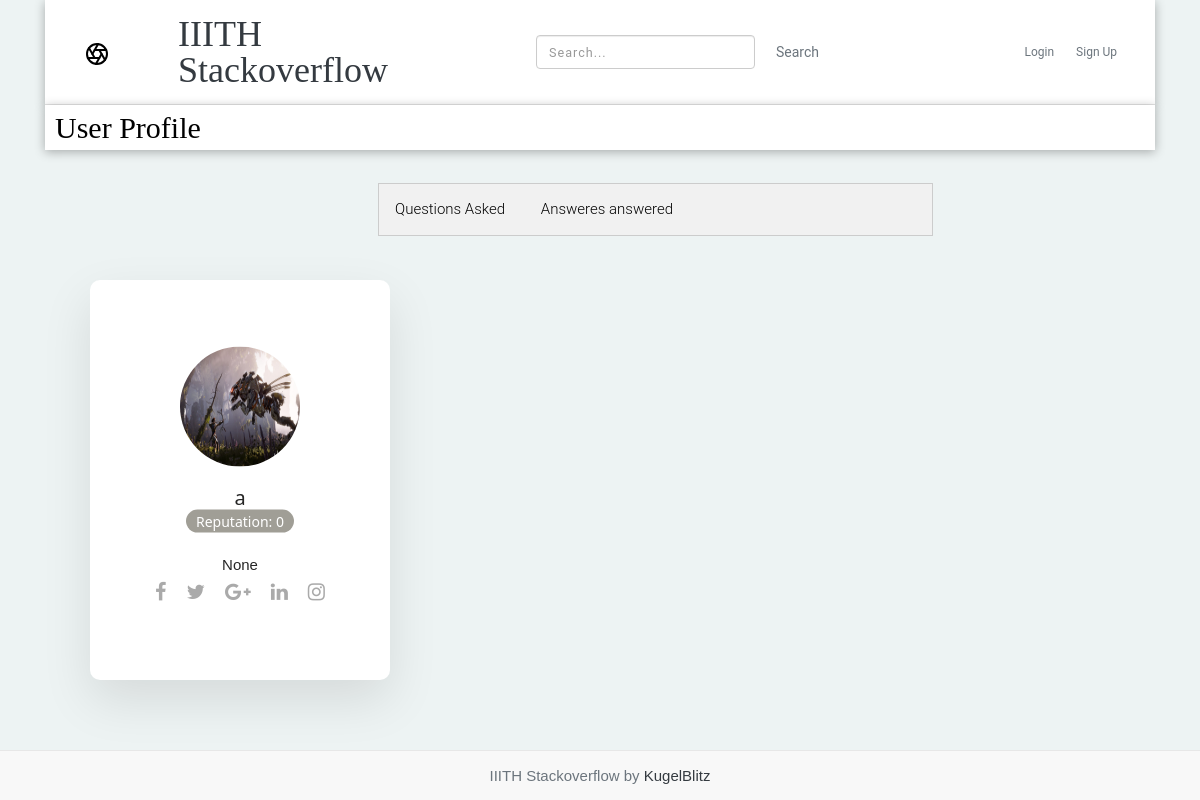
The app's page /auth/1/profile, older data.
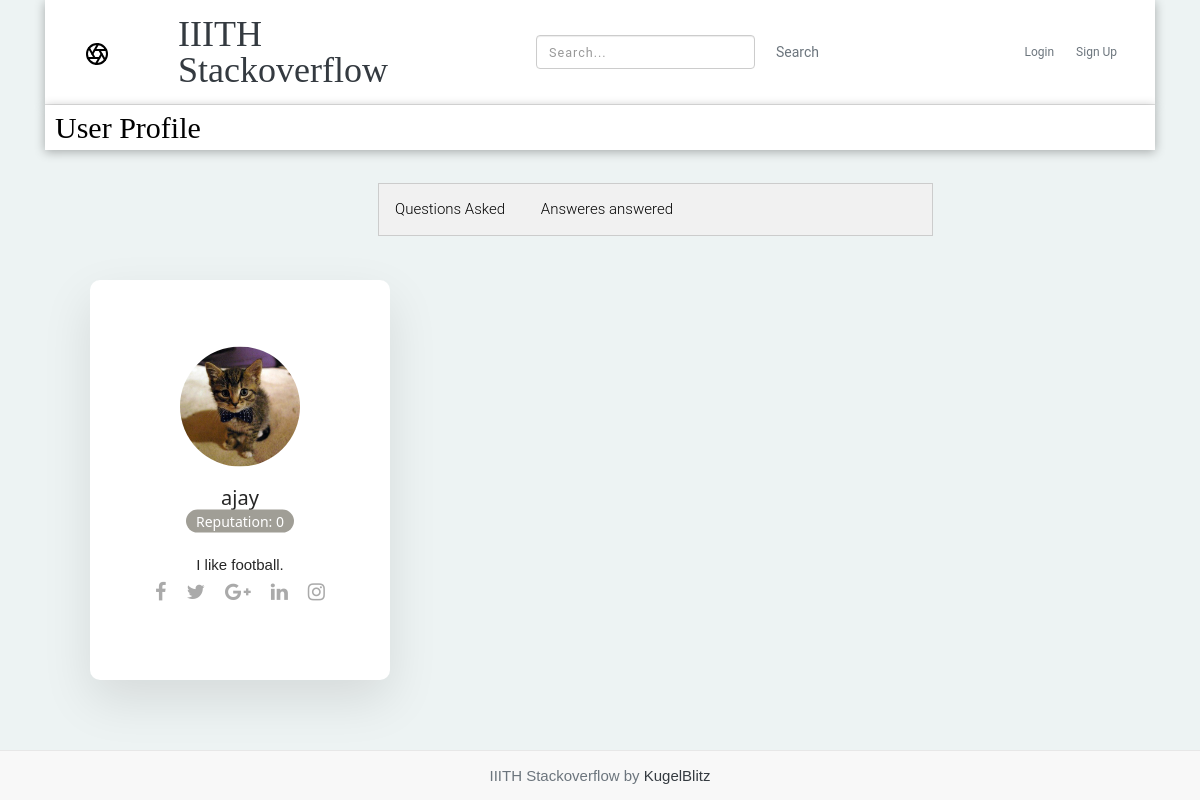
The same page, newer data.
### tables this page shows
CREATE TABLE user (
  id INTEGER PRIMARY KEY AUTOINCREMENT,
  username TEXT UNIQUE NOT NULL,
  email TEXT UNIQUE NOT NULL,
  password TEXT NOT NULL,
  description VARCHAR(100) NULL,
  reputation INTEGER DEFAULT 0,
  profile_picture VARCHAR(256) DEFAULT NULL
);

### flaskr/auth.py (the view)
@bp.route('/<int:id>/profile')
def profile(id):
    db = get_db()
    posts=db.execute('SELECT * FROM post WHERE author_id = ?', (id,)).fetchall()
    ans1=db.execute('SELECT * FROM answer WHERE author_id = ?', (id,)).fetchall()
    result=db.execute('SELECT * FROM user WHERE id = ?', (id,)).fetchone()
    ans=[]
    for i in ans1:
        ans.append(db.execute('SELECT * FROM post WHERE qid = ?', (i['qid'],)).fetchone())
    return render_template('auth/profile.html',result=result,posts=posts,ans=ans)

### flaskr/auth.py (called while the page is built)
@bp.before_app_request
def load_logged_in_user():
    user_id = session.get('user_id')
    if user_id is None:
        g.user = None
    else:
        g.user = get_db().execute(
            'SELECT * FROM user WHERE id = ?', (user_id,)
        ).fetchone()

### flaskr/db.py (called while the page is built)
def get_db():
    if 'db' not in g:
        g.db = sqlite3.connect(
            current_app.config['DATABASE'],
            detect_types=sqlite3.PARSE_DECLTYPES
        )
        g.db.row_factory = sqlite3.Row
    return g.db

### flaskr/templates/auth/profile.html (shortened to what this page needs)
{% extends 'base.html' %}
{% block header %}
<link rel="stylesheet" href="https://cdnjs.cloudflare.com/ajax/libs/font-awesome/4.7.0/css/font-awesome.min.css">
    <h3 style="margin-left: 10px; font-family: Playfair Display">{% block title %}User Profile{% endblock %}</h3>
  {% endblock %}
{%block content%}
  <div class="card">
    <div class="box">
        <div class="img">
          {%if g.user['id']==result[0]%}
              <img src="{{ url_for('static', filename=g.user['profile_picture'])}}">
          {%else%}
              <img src="{{ url_for('static', filename=result['profile_picture'])}}">
          {%endif%}
        </div>
        <h2>{{result['username']}}<br><span>Reputation: {{result['reputation']}}</span></h2>
        <p> {{result['description']}}</p>
        <span>
            <ul>
                <li><a href="#"><i class="fa fa-facebook" aria-hidden="true"></i></a></li>
                <li><a href="#"><i class="fa fa-twitter" aria-hidden="true"></i></a></li>
                <li><a href="#"><i class="fa fa-google-plus" aria-hidden="true"></i></a></li>
                <li><a href="#"><i class="fa fa-linkedin" aria-hidden="true"></i></a></li>
                <li><a href="#"><i class="fa fa-instagram" aria-hidden="true"></i></a></li>
            </ul>
        </span>
    </div>
</div>
  <div class="tabs">
      <button class="tablinks"  onclick="open_tab(event, 'questions_asked')">Questions Asked</button>
      <button class="tablinks" onclick="open_tab(event, 'answers_answered')">Answeres answered</button>
  </div>
  {% endblock %}
  {% block footer %}
  {{super()}}
  {% endblock %}

Row changes from the older to the newer data that the page shows:
changed user: profile_picture: a different picture; username "a" → "ajay"; description (not shown) → "I like football."
Text that changed along with them:
{{ result['description'] }}: "None" → (not shown)
